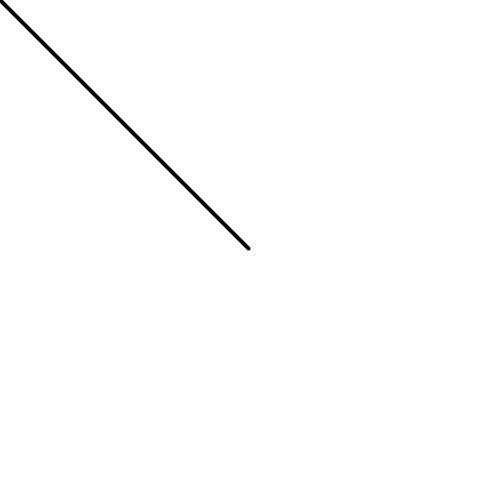
Frame 1 (no input)
Frame 60 (the mouse pressed at the canvas centre just before this capture): blank canvas, image omitted
Frame 120 (the mouse held since frame 60 and released just before this capture): blank canvas, image omitted

The Processing sketch that drew this single still picture (run headless with seeded random() and noise(); from frame 60 on, the mouse is pressed at the canvas centre):

// Processing sketch: previousX
// ── previousX.pde
float x, y; // current position of the object
float prevX, prevY; // previous position of the object

void setup() {
  size(500, 500);
  x = width/2;
  y = height/2;
  prevX = x;
  prevY = y;
}

void draw() {
  background(255);
  
  // update the position of the object
  x = mouseX;
  y = mouseY;
  
  // draw the object at the current position
  //fill(0);
  //ellipse(x, y, 10, 10);
  
  // store the current position as the previous position

  
  // draw a line from the previous position to the current position
  strokeWeight(4);
  stroke( 0);
  line(prevX-2, prevY-2, x, y);
  
    prevX = x;
  prevY = y;
  
  println("prevX", prevX, "prevY", prevY);
  println("x", x, "y", y);
}
